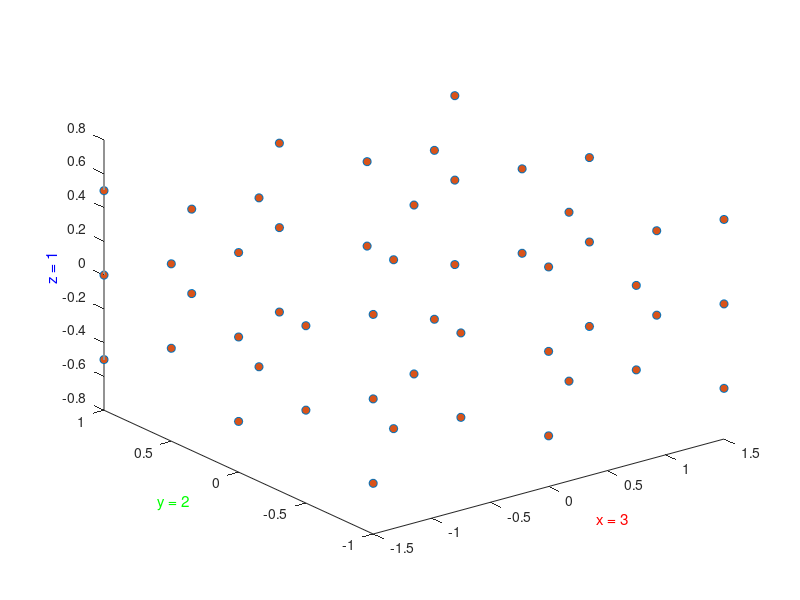

Here is the MATLAB script that generated this plot: (Note: this script raises an error after producing the figure.)
function ptcld = Point_Cloud_Data_Brick(x,y,z,pointset,varargin)
%Point_Cloud_Data_Brick Produce point cloud for exterior surface of a brick
%   [ptcld] = Point_Cloud_Data_Brick(x,y,z)
%
%   You can specify:
%       x         length along (first column of ptcld)
%       y         length along (second column of ptcld)
%       z         length along (third column of ptcld)
%       pointset  'full':    corners, edges, and faces
%                 'corners': corners only
%   Point cloud data will be centered at [0,0,0]
%
% Copyright 2021-2024 The MathWorks, Inc.

% Default data to show diagram
if (nargin == 0)
    x = 3;
    y = 2;
    z = 1;
    pointset = 'full';
end

% Check if plot should be produced
if (isempty(varargin))
    showplot = 'n';
else
    showplot = varargin;
end

ptcld_corners = [...
    1  -1  -1;
    1   1  -1;
    -1  -1  -1;
    -1   1  -1;
    1  -1   1;
    1   1   1;
    -1  -1   1;
    -1   1   1;
    ];

ptcld_face_ctr = [...
    1   0   0;
    -1   0   0;
    0  -1   0;
    0   1   0;
    0   0  -1;
    0   0   1;
    ];

ptcld_edges = [...
    1  -1   0;
    1   1   0;
    -1  -1   0;
    -1   1   0;
    1   0   1;
    -1   0   1;
    1   0  -1;
    -1   0  -1;
    0  -1  -1;
    0   1  -1;
    0  -1   1;
    0   1   1;
    ];

ptcld_faces = [...
    1    0.5   0.5;
    1    0.5  -0.5;
    1   -0.5   0.5;
    1   -0.5  -0.5;
    -1    0.5   0.5;
    -1    0.5  -0.5;
    -1   -0.5   0.5;
    -1   -0.5  -0.5;
    0.5  1     0.5;
    0.5  1    -0.5;
    -0.5  1     0.5;
    -0.5  1    -0.5;
    0.5 -1     0.5;
    0.5 -1    -0.5;
    -0.5 -1     0.5;
    -0.5 -1    -0.5;
    0.5   0.5  1;
    0.5  -0.5  1;
    -0.5   0.5  1;
    -0.5  -0.5  1;
    0.5   0.5 -1;
    0.5  -0.5 -1;
    -0.5   0.5 -1;
    -0.5  -0.5 -1;
    ];

switch pointset
    case 'full'
        ptcld = [...
            ptcld_corners
            ptcld_face_ctr
            ptcld_edges
            ptcld_faces].*[x y z]/2;
    case 'corners'
        ptcld = [...
            ptcld_corners].*[x y z]/2;
end

% Plot diagram to show parameters and extrusion
if (nargin == 0 || strcmpi(showplot,'plot'))
    
    % Figure name
    figString = ['h1_' mfilename];
    % Only create a figure if no figure exists
    figExist = 0;
    fig_hExist = evalin('base',['exist(''' figString ''')']);
    if (fig_hExist)
        figExist = evalin('base',['ishandle(' figString ') && strcmp(get(' figString ', ''type''), ''figure'')']);
    end
    if ~figExist
        fig_h = figure('Name',figString);
        assignin('base',figString,fig_h);
    else
        fig_h = evalin('base',figString);
    end
    figure(fig_h)
    clf(fig_h)
    
    temp_colororder = get(gca,'defaultAxesColorOrder');
    
    plot3(ptcld(:,1),ptcld(:,2),ptcld(:,3),'o','MarkerFaceColor',temp_colororder(2,:))
    hold on
    
    xlabel(['x = ' num2str(x)],'Color','r');
    ylabel(['y = ' num2str(y)],'Color','g');
    zlabel(['z = ' num2str(z)],'Color','b');
    
    DT = delaunayTriangulation(ptcld);
    [K,~] = convexHull(DT);
    trisurf(K,DT.Points(:,1),DT.Points(:,2),DT.Points(:,3),'FaceColor',[0.6 0.6 0.9],'EdgeColor',[0.6 0.6 0.9],'FaceAlpha',0.3)
    
    title(['[ptcld] = Point\_Cloud\_Data\_Brick(x, y, z, pointset);']);
    hold off
    box on
    axis equal
    grid off
end